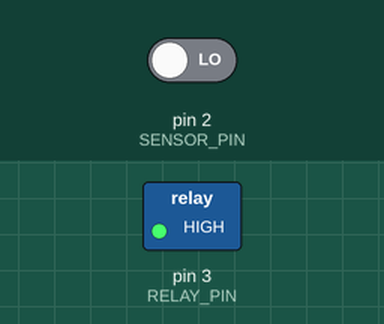
Simulated run of this sketch. Board: Arduino Uno, built with avr-gcc and run on an emulated ATmega328P. Shown: switched loads named in the sketch (green lamp = pin HIGH). The test bench sets the inputs (shaded band); at power-on: pin 2 (SENSOR_PIN) LOW.

Above: at 1.2 s.
1.3 s: pin 2 (SENSOR_PIN) driven HIGH
At 2.0 s:
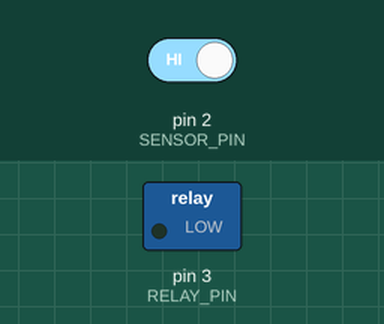
2.8 s: pin 2 (SENSOR_PIN) driven LOW
At 5.5 s:
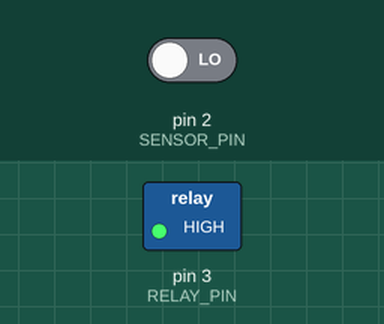
Timing chart, 0 to 7.0 s (numbered marks = the images above; inputs shaded):
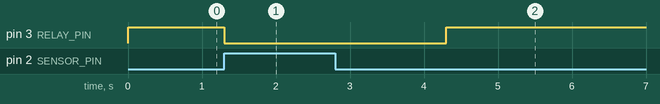

Measured:
- after the input at 1.3 s, pin 3 (RELAY_PIN): HIGH → LOW at once
- after the input at 2.8 s, pin 3 (RELAY_PIN): LOW → HIGH after 1.5 s

The sketch:

motion.ino
```cpp
#define SENSOR_PIN 2
#define RELAY_PIN 3

void setup(){
  pinMode(RELAY_PIN, OUTPUT);
  pinMode(SENSOR_PIN, INPUT);
}
void loop(){
  int sensorValue = digitalRead(SENSOR_PIN);
  if (sensorValue == HIGH){
    //movement detected bulb: ON
    digitalWrite(RELAY_PIN, LOW);
    //bulb ON for 3 secs
    delay(3000);
  }

  else {
    //bulb: OFF
    digitalWrite(RELAY_PIN, HIGH);
  }
}
```
